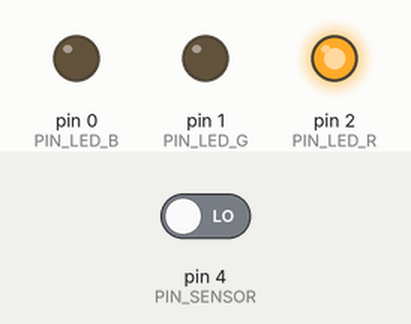
This sketch was run on a simulated Arduino Uno, built with avr-gcc and run on an emulated ATmega328P. Parts: output pins drawn as LEDs (lit = HIGH). Dashed ring = blinking. The inputs (shaded band) are chosen by the test bench; at power-on: pin 4 (PIN_SENSOR) LOW. Random numbers use the default seed unless the sketch sets one.

Above: at 1.2 s.
1.3 s: pin 4 (PIN_SENSOR) driven HIGH
At 2.2 s:
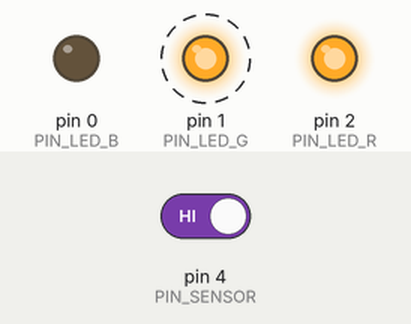
At 2.9 s:
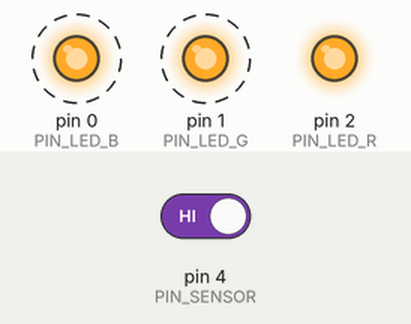
4.3 s: pin 4 (PIN_SENSOR) driven LOW
Timing chart, 0 to 7.3 s (numbered marks = the images above; inputs shaded):
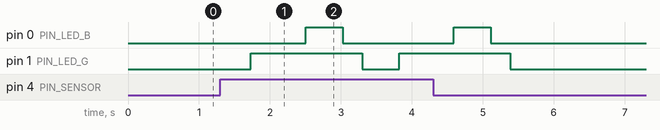

The sketch:

sketch.ino
```cpp
#define PIN_LED_R 2
#define PIN_LED_G 1
#define PIN_LED_B 0
#define PIN_SENSOR 4

void initLed() {
  digitalWrite(PIN_LED_R, HIGH);
  analogWrite(PIN_LED_G, 0);
  analogWrite(PIN_LED_B, 0);
}

void fadeVal(int pin, int startVal, int endVal, int period) {
  if (startVal < endVal) {
    for (int i = startVal; i <= endVal; i++) {
      analogWrite(pin, i);
      delay(period);
    }
  } else {
    for (int j = endVal; j <= startVal; j++) {
      analogWrite(pin, map(j, startVal, endVal, endVal, startVal));
      delay(period);
    }
  }
}


void setup() {
  pinMode(PIN_LED_R, OUTPUT);
  pinMode(PIN_LED_G, OUTPUT);
  pinMode(PIN_LED_B, OUTPUT);
  pinMode(PIN_SENSOR, INPUT);
  initLed();
}

void enlightmentCycle() {
  fadeVal(PIN_LED_G, 0, 255, 3);
  fadeVal(PIN_LED_B, 0, 255, 3);
  fadeVal(PIN_LED_B, 255, 0, 1);
  fadeVal(PIN_LED_G, 255, 0, 1);
}

int greenValue = 0;

void loop() {
  if (digitalRead(PIN_SENSOR) == HIGH) {
    enlightmentCycle();
    greenValue = 0;
  } else {
    int nextGreenValue = random(0, 10);
    fadeVal(PIN_LED_G, greenValue, nextGreenValue, 20);
    greenValue = nextGreenValue;
  }
}
```

Measured:
- after the input at 1.3 s, pin 0 (PIN_LED_B): LOW → HIGH after 1.2 s, → LOW 0.52 s later; pin 1 (PIN_LED_G): LOW → HIGH after 0.43 s, → LOW 1.6 s later, → HIGH 0.52 s later
